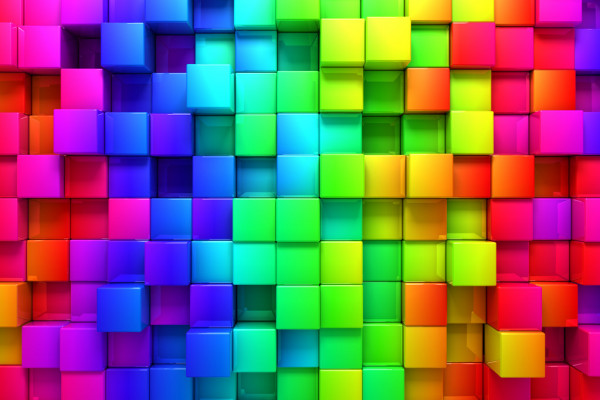
#> input picture Workshop 2 - OpenCV/images/blocks.jpg, 600 x 400 px
$ python resize_crop.py
#> lines starting #> are read from the running program, lines starting #| are printed output that depends on the picture
import cv2
import numpy as np

img = cv2.imread('images/blocks.jpg')
#> img is the input picture: shape (400, 600, 3); mean B, G, R 105.7, 100.9, 122.9
cv2.imshow('image', img)

# RESIZE

resized_img = cv2.resize(img, (300, 200))
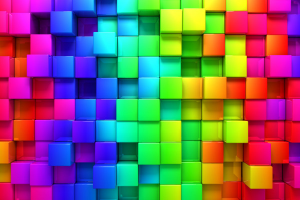
#> resized_img: shape (200, 300, 3); mean B, G, R 105.8, 101, 123.1
cv2.imshow('resized_img', resized_img)

resized_img = cv2.resize(img, (0, 0), fx = 0.5, fy = 0.5)
cv2.imshow('resized_img', resized_img)

# CROPPING
cropped_img = img[100 : 500 , 200 : 500]
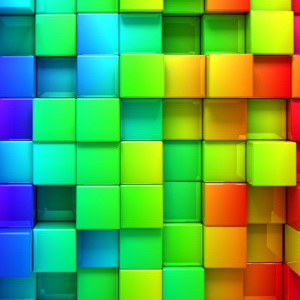
#> cropped_img: shape (300, 300, 3); mean B, G, R 74, 169.4, 86.1
cv2.imshow('cropped_img', cropped_img)

cv2.waitKey(0)
cv2.destroyAllWindows()
